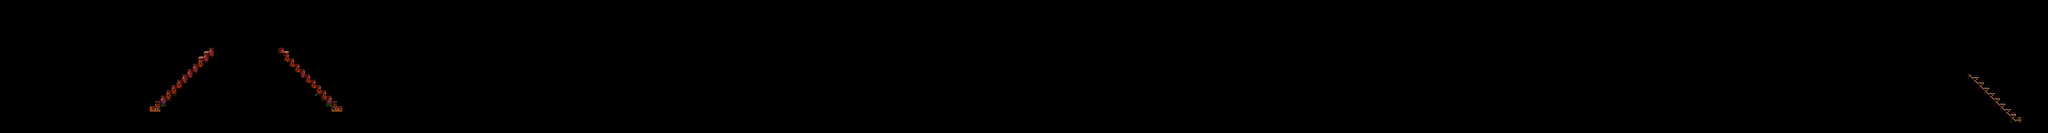

The image is a tile-based game level rendered from a .tmx file. Its description and source (layers, tilesets, objects; grid data summarised) follow:
An orthogonal 383x25 tile map with 8x8 px tiles, 1 tile layer (stair), 4 hidden layers not drawn and 24 objects (9x bat, 6x stairBoundary, 5x sword, 4x archer).

<map version="1.0" tiledversion="1.0.3" orientation="orthogonal" renderorder="right-down" width="383" height="25" tilewidth="8" tileheight="8" nextobjectid="59">
 <tileset firstgid="1" source="testTileSet2.tsx" />
 <layer name="back" width="383" height="25" visible="0">
  <data>[9575 cells, 7283 non-empty, 1254 distinct tile ids]</data>
 </layer>
 <layer name="front" width="383" height="25" visible="0">
  <data>[9575 cells, 8210 non-empty, 6564 distinct tile ids]</data>
 </layer>
 <layer name="wall" width="383" height="25" visible="0">
  <data>[9575 cells, 0 non-empty, 0 distinct tile ids]</data>
 </layer>
 <layer name="ground" width="383" height="25" visible="0">
  <data>[9575 cells, 1133 non-empty, 837 distinct tile ids]</data>
 </layer>
 <layer name="stair" width="383" height="25">
  <data>[9575 cells, 69 non-empty, 69 distinct tile ids]</data>
 </layer>
 <objectgroup name="objects">
  <object id="15" name="stairBoundary" x="224.667" y="160.333" width="5" height="7" />
  <object id="17" name="stairBoundary" x="505.834" y="160.333" width="5" height="7" />
  <object id="20" name="stairBoundary" x="312.167" y="72.4167" width="6.33333" height="10.3333" />
  <object id="26" name="stairBoundary" x="417.583" y="72" width="5.66667" height="8.66667" />
  <object id="35" name="sword" x="1343.67" y="176" width="5" height="4" />
  <object id="36" name="archer" x="1501.5" y="177" width="6" height="3" />
  <object id="39" name="bat" x="365.333" y="88" width="7.33333" height="6.33333" />
  <object id="42" name="stairBoundary" x="3018.5" y="178.333" width="5.66667" height="8.66667" />
  <object id="43" name="stairBoundary" x="2946" y="107.667" width="5.66667" height="8.66667" />
  <object id="44" name="bat" x="2331" y="1.5" width="7.33333" height="6.33333" />
  <object id="45" name="bat" x="2867.67" y="92.8333" width="7.33333" height="6.33333" />
  <object id="46" name="bat" x="3046.33" y="4.16667" width="7.33333" height="6.33333" />
  <object id="47" name="bat" x="2016.33" y="14.8333" width="7.33333" height="6.33333" />
  <object id="48" name="bat" x="1991" y="14.1667" width="7.33333" height="6.33333" />
  <object id="49" name="bat" x="1614.33" y="2.16667" width="7.33333" height="6.33333" />
  <object id="50" name="bat" x="849" y="112.833" width="7.33333" height="6.33333" />
  <object id="51" name="bat" x="2342.33" y="92.8333" width="7.33333" height="6.33333" />
  <object id="52" name="archer" x="2375" y="73.8333" width="6" height="3" />
  <object id="53" name="archer" x="2409.67" y="176.5" width="6" height="3" />
  <object id="54" name="sword" x="1024.17" y="179.333" width="5" height="4" />
  <object id="55" name="sword" x="2617.5" y="75.3333" width="5" height="4" />
  <object id="56" name="sword" x="2063.5" y="178" width="5" height="4" />
  <object id="57" name="sword" x="287.5" y="164.667" width="5" height="4" />
  <object id="58" name="archer" x="363.667" y="67.1667" width="6" height="3" />
 </objectgroup>
</map>
